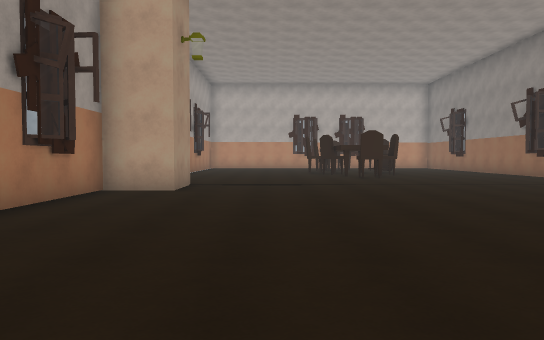
[1] (above)

17 first-person views from a walk through a scene from a Unity 3-D project. The camera is 1.4 m above the floor, tilts 2° down and sees 70° across. The floor is counted in squares, 2 m on a side. Each view is taken from the middle of a square. On the plan, view 1 faces up. The plan holds only what a view shows up to about 11 squares ahead; the rest is blank. The place goes on beyond the plan. Some surface patterns are stand-ins.

[2]
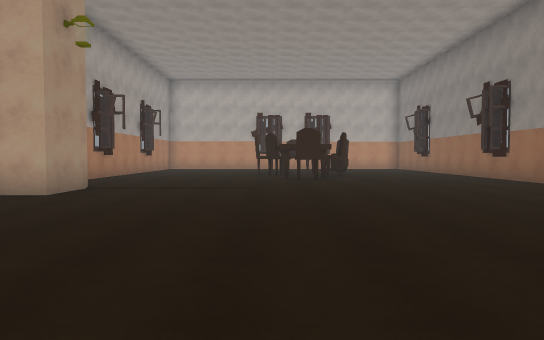

[3]
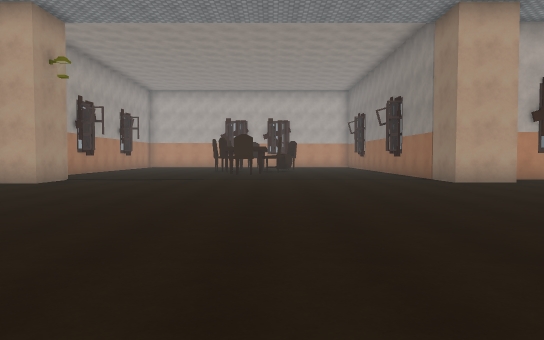

[4]
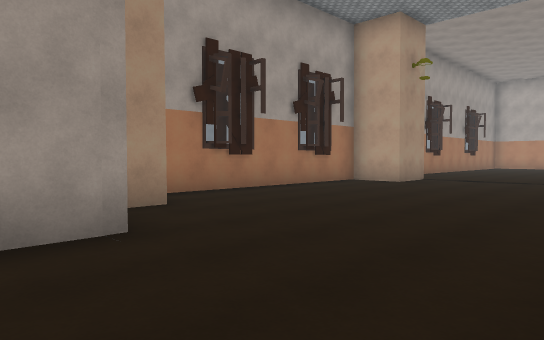

[5]
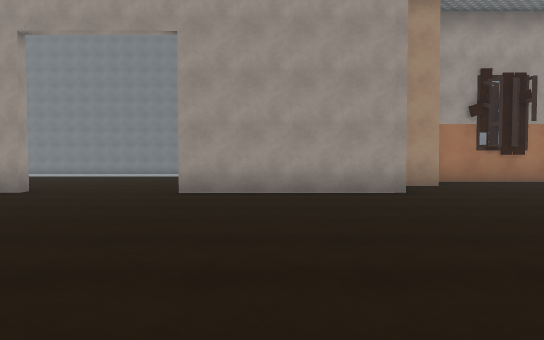

[6]
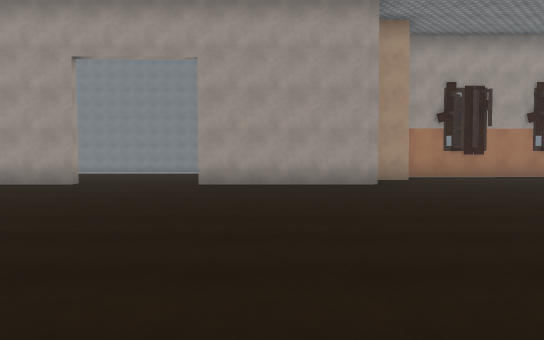

[7]
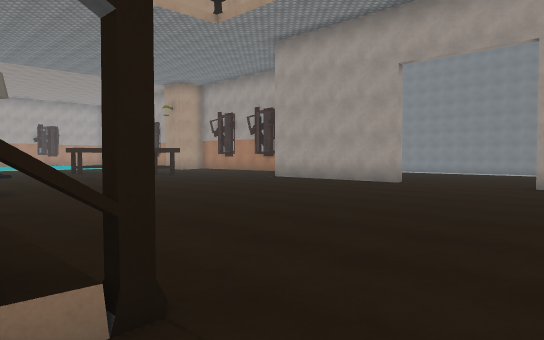

[8]
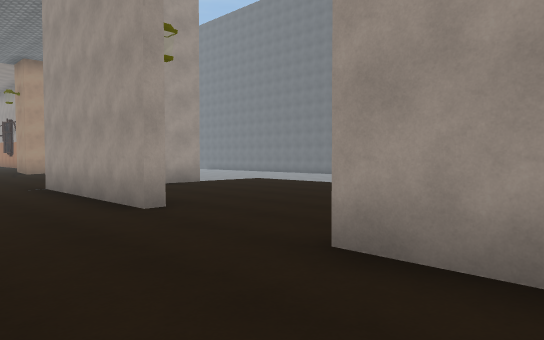

[9]
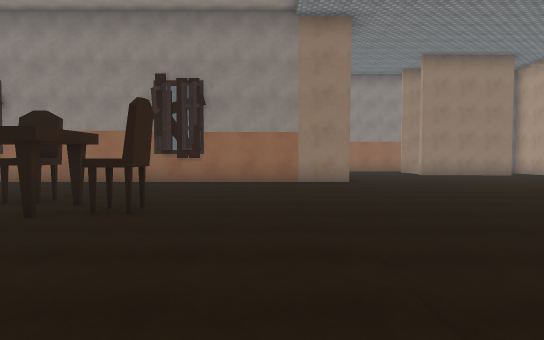

[10]
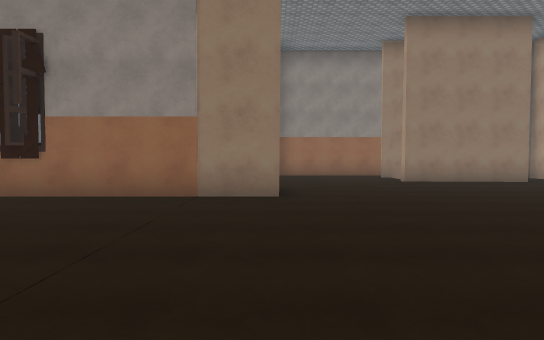

[11]
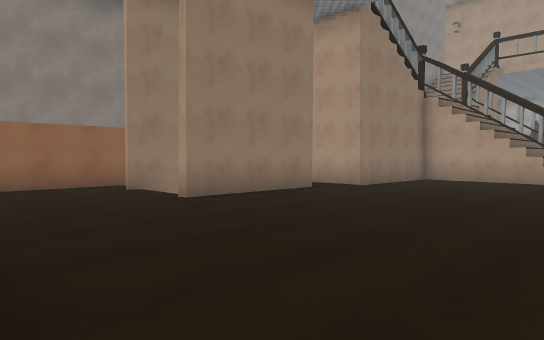

[12]
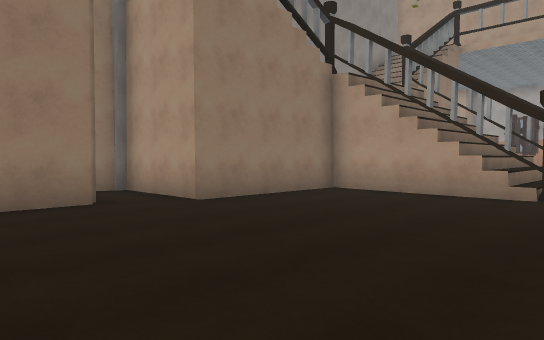

[13]
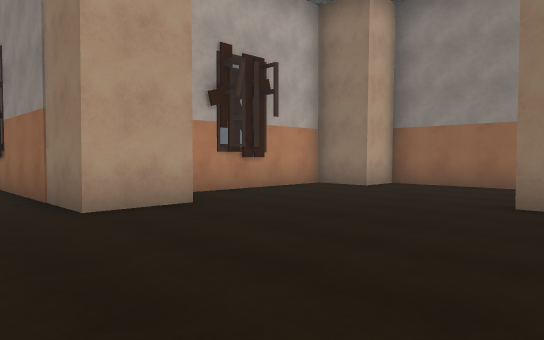

[14]
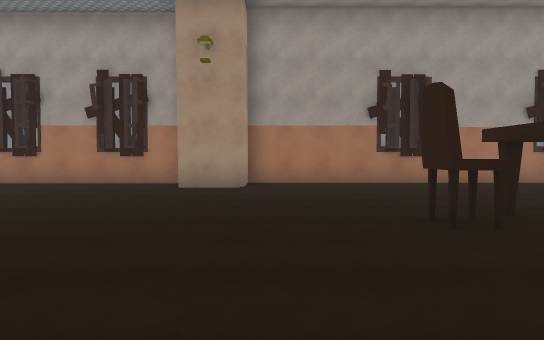

[15]
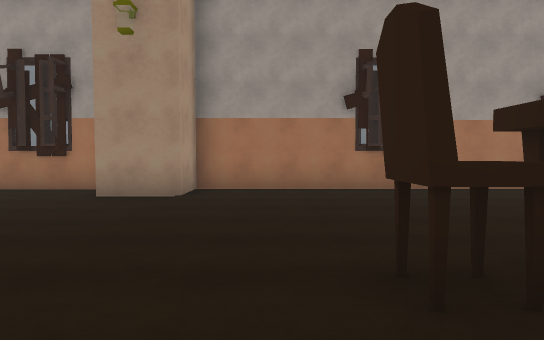

[16]
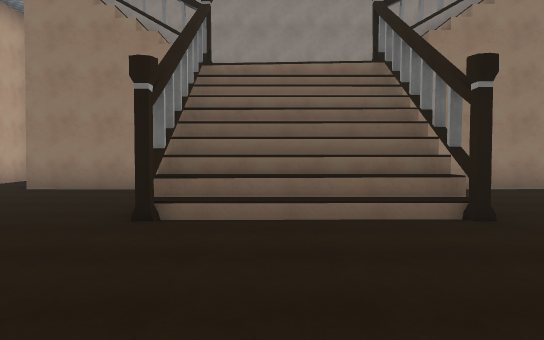

[17]
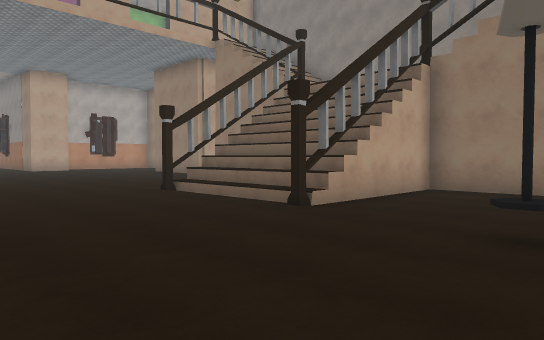

### Floor plan
Points are (right, up) in squares from view 1. A wall is a line through its corners. A room is listed if a view was taken in it or the views show most of it. See-through windows are left out.
Room 1 (views 1, 2, 3, 4, 5, 6, 7, 8, 9, 10, 11, 12, 13, 14, 15, 16, 17)
walls: (-0.4, -0.4) (-0.4, -4.9); (-2, 1) (-2, 0.1); (8.1, -4.5) (12.4, -4.4) (12.5, -0.6) (15, -0.7) (15, 0); (9, -4.7) (8.1, -4.7); (8.6, 8.4) (8.6, 13.5); (-0.4, -7.7) (-0.4, -12.4); (12.8, 0.8) (12.8, 4.4); (8.1, -8.2) (9, -8.2); (8.8, -8.5) (8.8, -4.4); (9.2, -8.5) (9.2, -4.4); (9.6, -8.5) (9.6, -4.4); (14.7, 0.7) (13.6, 0.7); (15, 3) (15, 4.4); (16.2, 3.8) (16.2, 7.8) (15, 7.8) (15, 9.3) (11.1, 9.3); (-3.4, 13.5) (-3.4, 9.4) (-2, 9.4) (-2, 7.8) (-3.4, 7.8) (-3.4, 1.4); (-4.2, -12) (-3.1, -12); (12.4, -12) (12.4, -8.4) (8.1, -8.4); (12.8, -11.8) (12.8, -10.8)
objects: table (2, 13); chair (3, 12); chair (4, 13); lamp (8, -11)

Positions as (right, up) in squares from view 1, and headings:
1: (0, 0), facing up
2: (2, 1), facing up
3: (4, -2), facing up
4: (3, -2), facing up-left
5: (7, -3), facing left
6: (9, -3), facing left
7: (9, -3), facing down-left
8: (2, -3), facing down-left
9: (-2, 10), facing right
10: (2, 8), facing right
11: (7, 8), facing down-right
12: (7, 3), facing down-right
13: (7, 3), facing up-right
14: (7, 10), facing left
15: (5, 11), facing left
16: (4, -6), facing right
17: (4, -12), facing up-right
